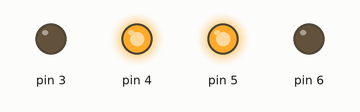
Simulated run of this sketch. Board: Arduino Uno, built with avr-gcc and run on an emulated ATmega328P. Parts: output pins drawn as LEDs (lit = HIGH).

Above: at 0.5 s.
At 3.5 s:
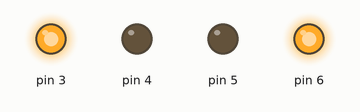
Timing chart, 0 to 4.6 s (numbered marks = the images above):
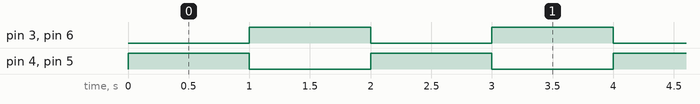

Measured:
- by itself, pin 3–6: alternates HIGH for 1.0 s and LOW for 1.0 s

The sketch:

TurnAxial.ino
```cpp
void setup() {
  pinMode(3, OUTPUT);
  pinMode(4, OUTPUT);
  pinMode(5, OUTPUT);
  pinMode(6, OUTPUT);
}

void loop() {
  // Axial Left Turn
  digitalWrite(3, LOW);
  digitalWrite(4, HIGH);
  digitalWrite(5, HIGH);
  digitalWrite(6, LOW);
  delay(1000);
  // Axial Right Turn
  digitalWrite(3, HIGH);
  digitalWrite(4, LOW);
  digitalWrite(5, LOW);
  digitalWrite(6, HIGH);
  delay(1000);
}
```
